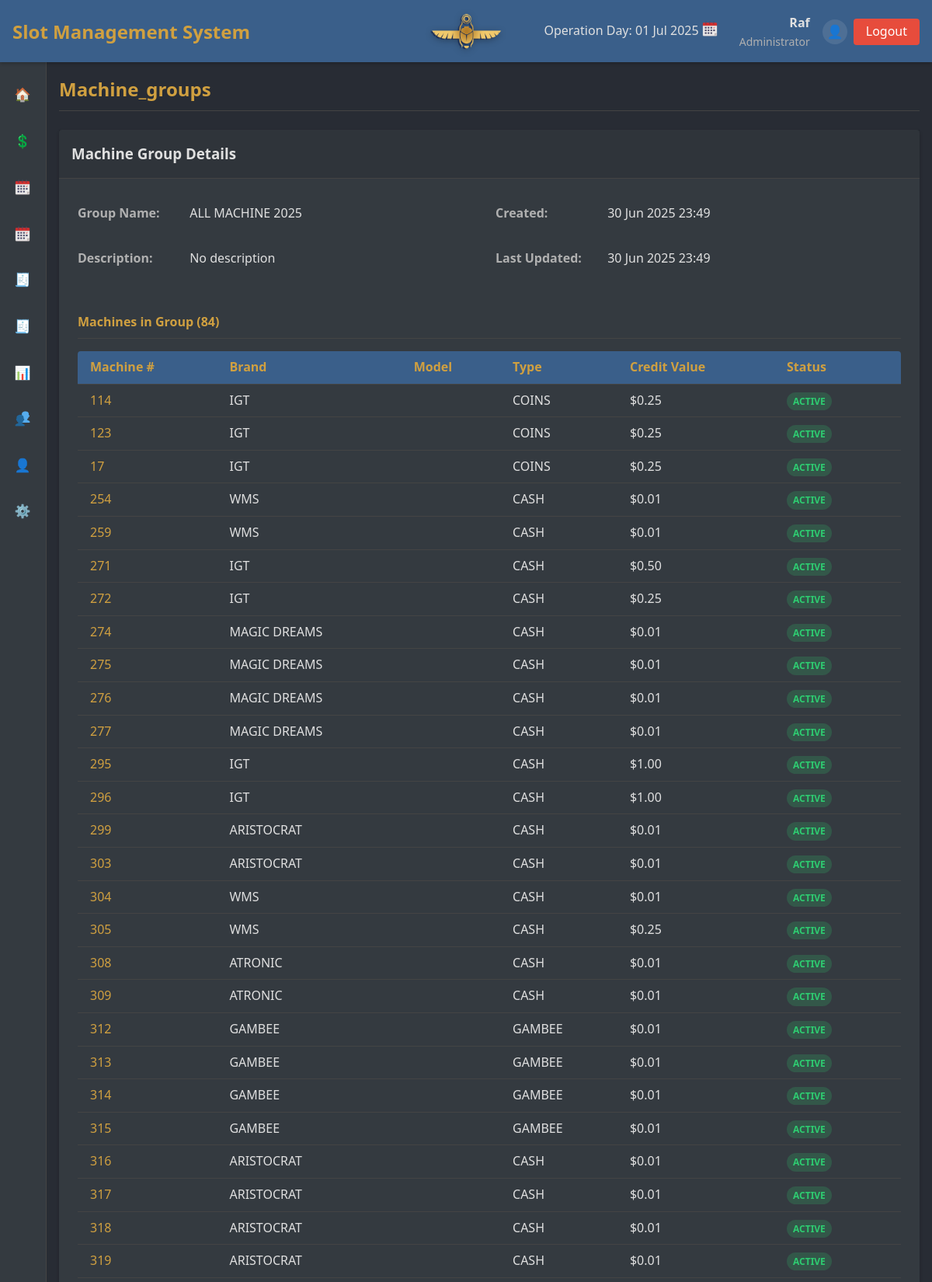
Screenshot of /index.php?page=machine_groups&action=view&id=8 (signed in, upper part) with the database file from the repository.
### tables this page shows
CREATE TABLE `operation_day` (
  `id` int NOT NULL AUTO_INCREMENT,
  `operation_date` date NOT NULL,
  `set_by_user_id` int NOT NULL,
  `set_by_username` varchar(50) NOT NULL,
  `notes` text,
  `created_at` timestamp NULL DEFAULT CURRENT_TIMESTAMP,
  PRIMARY KEY (`id`),
  KEY `set_by_user_id` (`set_by_user_id`),
  KEY `idx_operation_date` (`operation_date`),
  KEY `idx_created_at` (`created_at`)
);

CREATE TABLE `machine_groups` (
  `id` int NOT NULL AUTO_INCREMENT,
  `name` varchar(100) NOT NULL,
  `description` text,
  `created_at` timestamp NULL DEFAULT CURRENT_TIMESTAMP,
  `updated_at` timestamp NULL DEFAULT CURRENT_TIMESTAMP ON UPDATE CURRENT_TIMESTAMP,
  PRIMARY KEY (`id`),
  UNIQUE KEY `name` (`name`),
  KEY `idx_machine_groups_name` (`name`)
);

CREATE TABLE `machines` (
  `id` int NOT NULL AUTO_INCREMENT,
  `machine_number` varchar(50) NOT NULL,
  `brand_id` int DEFAULT NULL,
  `model` varchar(100) NOT NULL,
  `game` varchar(100) DEFAULT NULL,
  `type_id` int DEFAULT NULL,
  `credit_value` decimal(10,2) NOT NULL,
  `manufacturing_year` int DEFAULT NULL,
  `ip_address` varchar(15) DEFAULT NULL,
  `mac_address` varchar(17) DEFAULT NULL,
  `serial_number` varchar(100) DEFAULT NULL,
  `status` enum('Active','Inactive','Maintenance','Reserved') NOT NULL DEFAULT 'Active',
  `ticket_printer` enum('yes','N/A') DEFAULT NULL,
  `system_comp` enum('offline','online') DEFAULT NULL,
  `created_at` timestamp NULL DEFAULT CURRENT_TIMESTAMP,
  `updated_at` timestamp NULL DEFAULT CURRENT_TIMESTAMP ON UPDATE CURRENT_TIMESTAMP,
  PRIMARY KEY (`id`),
  UNIQUE KEY `machine_number` (`machine_number`),
  UNIQUE KEY `serial_number` (`serial_number`),
  KEY `brand_id` (`brand_id`),
  KEY `type_id` (`type_id`),
  KEY `idx_machines_game` (`game`)
);

CREATE TABLE `brands` (
  `id` int NOT NULL AUTO_INCREMENT,
  `name` varchar(100) NOT NULL,
  `description` text,
  `created_at` timestamp NULL DEFAULT CURRENT_TIMESTAMP,
  `updated_at` timestamp NULL DEFAULT CURRENT_TIMESTAMP ON UPDATE CURRENT_TIMESTAMP,
  PRIMARY KEY (`id`),
  UNIQUE KEY `name` (`name`)
);

CREATE TABLE `machine_types` (
  `id` int NOT NULL AUTO_INCREMENT,
  `name` varchar(50) NOT NULL,
  `description` text,
  `created_at` timestamp NULL DEFAULT CURRENT_TIMESTAMP,
  `updated_at` timestamp NULL DEFAULT CURRENT_TIMESTAMP ON UPDATE CURRENT_TIMESTAMP,
  PRIMARY KEY (`id`),
  UNIQUE KEY `name` (`name`)
);

### config/config.php (called while the page is built, shortened)
<?php
$app_name = 'Slot Management System';
    ?>
    <?php
$user_roles = [
    'admin' => 'Administrator',
    'editor' => 'Editor',
    'viewer' => 'Viewer'
];
?>

### includes/functions.php (called while the page is built, shortened)
<?php
if (!function_exists('format_datetime')) {
    function format_datetime($timestamp, $format = 'd M Y H:i:s') {
        try {
            $dt = new DateTime($timestamp, new DateTimeZone('UTC'));
            $dt->setTimezone(new DateTimeZone('Africa/Cairo'));
            return $dt->format($format);
        } catch (Exception $e) {
            return 'Invalid date';
        }
    }
}
function format_currency($amount) {
    return '$' . number_format((float)$amount, 2);
}
function format_date($dateString) {
    return date('d M Y', strtotime($dateString));
}
function icon($name) {
    return ICON_PATH . '/' . $name . '.png';
}
?>

### pages/machine_groups/view.php (the view, shortened to what this page needs)
<?php
$group_id = $_GET['id'];
$error = '';
$group = null;
$machines = [];
try {
    $stmt = $conn->prepare("SELECT * FROM machine_groups WHERE id = ?");
    $stmt->execute([$group_id]);
    $group = $stmt->fetch(PDO::FETCH_ASSOC);
    $stmt = $conn->prepare("
        SELECT m.*, b.name as brand_name, mt.name as type_name
        FROM machines m
        JOIN machine_group_members mgm ON m.id = mgm.machine_id
        LEFT JOIN brands b ON m.brand_id = b.id
        LEFT JOIN machine_types mt ON m.type_id = mt.id
        WHERE mgm.group_id = ?
        ORDER BY m.machine_number
    ");
    $stmt->execute([$group_id]);
    $machines = $stmt->fetchAll(PDO::FETCH_ASSOC);
} catch (PDOException $e) {
    $error = "Database error: " . $e->getMessage();
}
?>
<div class="machine-group-view fade-in">
    <div class="card">
        <div class="card-header">
            <h3>Machine Group Details</h3>
        </div>
        <div class="card-body">
            <?php if ($error): ?>
                <div class="alert alert-danger"><?php echo htmlspecialchars($error); ?></div>
            <?php else: ?>
                <div class="group-details">
                    <div class="row">
                        <div class="col-6">
                            <div class="detail-group">
                                <strong>Group Name:</strong>
                                <span><?php echo htmlspecialchars($group['name']); ?></span>
                            </div>
                        </div>
                        <div class="col-6">
                            <div class="detail-group">
                                <strong>Created:</strong>
                                <span><?php echo format_datetime($group['created_at'], 'd M Y H:i'); ?></span>
                            </div>
                        </div>
                    </div>
                    <div class="row">
                        <div class="col-6">
                            <div class="detail-group">
                                <strong>Description:</strong>
                                <span><?php echo htmlspecialchars($group['description'] ?: 'No description'); ?></span>
                            </div>
                        </div>
                        <div class="col-6">
                            <div class="detail-group">
                                <strong>Last Updated:</strong>
                                <span><?php echo format_datetime($group['updated_at'], 'd M Y H:i'); ?></span>
                            </div>
                        </div>
                    </div>
                    <div class="machines-section" style="margin-top: 2rem;">
                        <h4>Machines in Group (<?php echo count($machines); ?>)</h4>
                        <?php if (empty($machines)): ?>
                            <p class="text-muted">No machines in this group.</p>
                        <?php else: ?>
                            <div class="table-container">
                                <table>
                                    <thead>
                                        <tr>
                                            <th>Machine #</th>
                                            <th>Brand</th>
                                            <th>Model</th>
                                            <th>Type</th>
                                            <th>Credit Value</th>
                                            <th>Status</th>
                                        </tr>
                                    </thead>
                                    <tbody>
                                        <?php foreach ($machines as $machine): ?>
                                            <tr>
                                                <td>
                                                    <a href="index.php?page=machines&action=view&id=<?php echo $machine['id']; ?>">
                                                        <?php echo htmlspecialchars($machine['machine_number']); ?>
                                                    </a>
                                                </td>
                                                <td><?php echo htmlspecialchars($machine['brand_name'] ?? 'N/A'); ?></td>
                                                <td><?php echo htmlspecialchars($machine['model']); ?></td>
                                                <td><?php echo htmlspecialchars($machine['type_name'] ?? 'N/A'); ?></td>
                                                <td><?php echo format_currency($machine['credit_value']); ?></td>
                                                <td>
                                                    <span class="status status-<?php echo strtolower($machine['status']); ?>">
                                                        <?php echo htmlspecialchars($machine['status']); ?>
                                                    </span>
                                                </td>
                                            </tr>
                                        <?php endforeach; ?>
                                    </tbody>
                                </table>
                            </div>
                        <?php endif; ?>
                    </div>
                </div>
            <?php endif; ?>
        </div>
    </div>
</div>

### includes/header.php (shortened to what this page needs)
<?php
$page = $_GET['page'] ?? 'dashboard';
try {
    $op_stmt = $conn->prepare("SELECT operation_date FROM operation_day ORDER BY id DESC LIMIT 1");
    $op_stmt->execute();
    $current_operation_day = $op_stmt->fetch(PDO::FETCH_ASSOC);
    $header_operation_date = $current_operation_day ? $current_operation_day['operation_date'] : date('Y-m-d');
} catch (PDOException $e) {
    $header_operation_date = date('Y-m-d');
}
?>
<!DOCTYPE html>
<html lang="en">
<head>
    <link rel="stylesheet" href="assets/css/styles.css">
</head>
<body>
    <div class="app-container">
        <header class="app-header">
            <div class="logo">
                <h1><?php echo $app_name; ?></h1>
			</div>
			<div class="logopic">
				<img src="<?= icon('sgc') ?>" alt="Logo" />
			</div>
			<div class="user-info">
                <div class="operation-day-display">
                    <span class="operation-day-label">Operation Day:</span>
                    <span class="operation-day-date"><?php echo format_date($header_operation_date); ?></span>
                    <?php if ($_SESSION['user_role'] === 'admin'): ?>
                        <a href="index.php?page=operation_day" class="operation-day-link" title="Manage Operation Day">
                            <span class="menu-icon"><img src="<?= icon('calendar') ?>" alt="Calendar" /></span>
                        </a>
                    <?php endif; ?>
                </div>
                <div class="user-details">
                    <span class="username"><?php echo $_SESSION['username']; ?></span>
                    <span class="role"><?php echo $user_roles[$_SESSION['user_role']]; ?></span>
                </div>
				<div class="user-actions">
                    <a href="index.php?page=profile" class="profile-btn" title="My Profile">
                        <span class="menu-icon"><img src="<?= icon('profile') ?>" alt="Profile" /></span>
                    </a>
                    <a href="logout.php" class="logout-btn">Logout</a>
                </div>
            </div>
        </header>
        <div class="main-container">
            <aside class="sidebar" id="sidebar">
    <nav class="main-nav">
        <ul>
            <li><a href="index.php?page=dashboard" class="<?= $page == 'dashboard' ? 'active' : '' ?>">
                <span class="menu-icon"><img src="<?= icon('home') ?>" alt="Dashboard" /></span>
            </a></li>
            <li><a href="index.php?page=transactions" class="<?= $page == 'transactions' ? 'active' : '' ?>">
                <span class="menu-icon"><img src="<?= icon('dollar-sign') ?>" alt="transactions" /></span>
            </a></li>
            <li><a href="index.php?page=daily_tracking" class="<?= $page == 'daily_tracking' ? 'active' : '' ?>">
                <span class="menu-icon"><img src="<?= icon('calendar') ?>" alt="daily_tracking" /></span>
            </a></li>
            <li><a href="index.php?page=weekly_tracking" class="<?= $page == 'weekly_tracking' ? 'active' : '' ?>">
                <span class="menu-icon"><img src="<?= icon('calendar') ?>" alt="weekly_tracking" /></span>
            </a></li>
            <li><a href="index.php?page=general_report" class="<?= $page == 'general_report' ? 'active' : '' ?>">
                <span class="menu-icon"><img src="<?= icon('report') ?>" alt="general_report" /></span>
            </a></li>
            <li><a href="index.php?page=reports" class="<?= $page == 'reports' ? 'active' : '' ?>">
                <span class="menu-icon"><img src="<?= icon('report') ?>" alt="reports" /></span>
            </a></li>
			<li><a href="index.php?page=custom_report" class="<?= $page == 'custom_report' ? 'active' : '' ?>">
                <span class="menu-icon"><img src="<?= icon('report-chart') ?>" alt="custom_report" /></span>
            </a></li>
            <li><a href="index.php?page=guest_tracking" class="<?= $page == 'guest_tracking' ? 'active' : '' ?>">
                <span class="menu-icon"><img src="<?= icon('users') ?>" alt="guest_tracking" /></span>
            </a></li>
            <li><a href="index.php?page=profile" class="<?= $page == 'profile' ? 'active' : '' ?>">
                <span class="menu-icon"><img src="<?= icon('profile') ?>" alt="profile" /></span>
            </a></li>
            <?php if ($_SESSION['user_role'] == 'admin'): ?>
			<li class="settings-menu <?= in_array($page, ['machines', 'brands', 'machine_types', 'machine_groups', 'users', 'operation_day']) ? 'open active' : '' ?>">
                <a href="#" class="settings-toggle">
                    <span class="menu-icon"><img src="<?= icon('settings') ?>" alt="Settings" /></span>
                </a>
            </li>
            <?php endif; ?>
        </ul>
    </nav>
</aside>
            <main class="content">
                <div class="page-header">
                    <h2><?php echo ucfirst($page == 'custom_report' ? 'Custom Report' : ($page == 'general_report' ? 'General Report' : ($page == 'guest_tracking' ? 'Guest Tracking' : ($page == 'operation_day' ? 'Operation Day' : ($page == 'daily_tracking' ? 'Daily Tracking' : ($page == 'weekly_tracking' ? 'Weekly Tracking' : $page)))))); ?></h2>
                </div>
                <div class="page-content">

### rows the page displays
machine_groups: name "ALL MACHINE 2025", created_at "30 Jun 2025 23:49", description "No description", updated_at "30 Jun 2025 23:49"
machines: machine_number "114", brand.name "IGT", machine_types.name "COINS", credit_value "$0.25", status "ACTIVE"
machines: machine_number "123", brand.name "IGT", machine_types.name "COINS", credit_value "$0.25", status "ACTIVE"
machines: machine_number "17", brand.name "IGT", machine_types.name "COINS", credit_value "$0.25", status "ACTIVE"
machines: machine_number "254", brand.name "WMS", machine_types.name "CASH", credit_value "$0.01", status "ACTIVE"
machines: machine_number "259", brand.name "WMS", machine_types.name "CASH", credit_value "$0.01", status "ACTIVE"
machines: machine_number "271", brand.name "IGT", machine_types.name "CASH", credit_value "$0.50", status "ACTIVE"
machines: machine_number "272", brand.name "IGT", machine_types.name "CASH", credit_value "$0.25", status "ACTIVE"
machines: machine_number "274", brand.name "MAGIC DREAMS", machine_types.name "CASH", credit_value "$0.01", status "ACTIVE"
machines: machine_number "275", brand.name "MAGIC DREAMS", machine_types.name "CASH", credit_value "$0.01", status "ACTIVE"
machines: machine_number "276", brand.name "MAGIC DREAMS", machine_types.name "CASH", credit_value "$0.01", status "ACTIVE"
machines: machine_number "277", brand.name "MAGIC DREAMS", machine_types.name "CASH", credit_value "$0.01", status "ACTIVE"
machines: machine_number "295", brand.name "IGT", machine_types.name "CASH", credit_value "$1.00", status "ACTIVE"
machines: machine_number "296", brand.name "IGT", machine_types.name "CASH", credit_value "$1.00", status "ACTIVE"
machines: machine_number "299", brand.name "ARISTOCRAT", machine_types.name "CASH", credit_value "$0.01", status "ACTIVE"
machines: machine_number "303", brand.name "ARISTOCRAT", machine_types.name "CASH", credit_value "$0.01", status "ACTIVE"
machines: machine_number "304", brand.name "WMS", machine_types.name "CASH", credit_value "$0.01", status "ACTIVE"
machines: machine_number "305", brand.name "WMS", machine_types.name "CASH", credit_value "$0.25", status "ACTIVE"
machines: machine_number "308", brand.name "ATRONIC", machine_types.name "CASH", credit_value "$0.01", status "ACTIVE"
machines: machine_number "309", brand.name "ATRONIC", machine_types.name "CASH", credit_value "$0.01", status "ACTIVE"
machines: machine_number "312", brand.name "GAMBEE", machine_types.name "GAMBEE", credit_value "$0.01", status "ACTIVE"
machines: machine_number "313", brand.name "GAMBEE", machine_types.name "GAMBEE", credit_value "$0.01", status "ACTIVE"
machines: machine_number "314", brand.name "GAMBEE", machine_types.name "GAMBEE", credit_value "$0.01", status "ACTIVE"
machines: machine_number "315", brand.name "GAMBEE", machine_types.name "GAMBEE", credit_value "$0.01", status "ACTIVE"
machines: machine_number "316", brand.name "ARISTOCRAT", machine_types.name "CASH", credit_value "$0.01", status "ACTIVE"
machines: machine_number "317", brand.name "ARISTOCRAT", machine_types.name "CASH", credit_value "$0.01", status "ACTIVE"
machines: machine_number "318", brand.name "ARISTOCRAT", machine_types.name "CASH", credit_value "$0.01", status "ACTIVE"
machines: machine_number "319", brand.name "ARISTOCRAT", machine_types.name "CASH", credit_value "$0.01", status "ACTIVE"

### other values shown
$app_name "Slot Management System"
$_SESSION['username'] "Raf"
$user_roles[$_SESSION['user_role']] "Administrator"
count($machines) "84"
